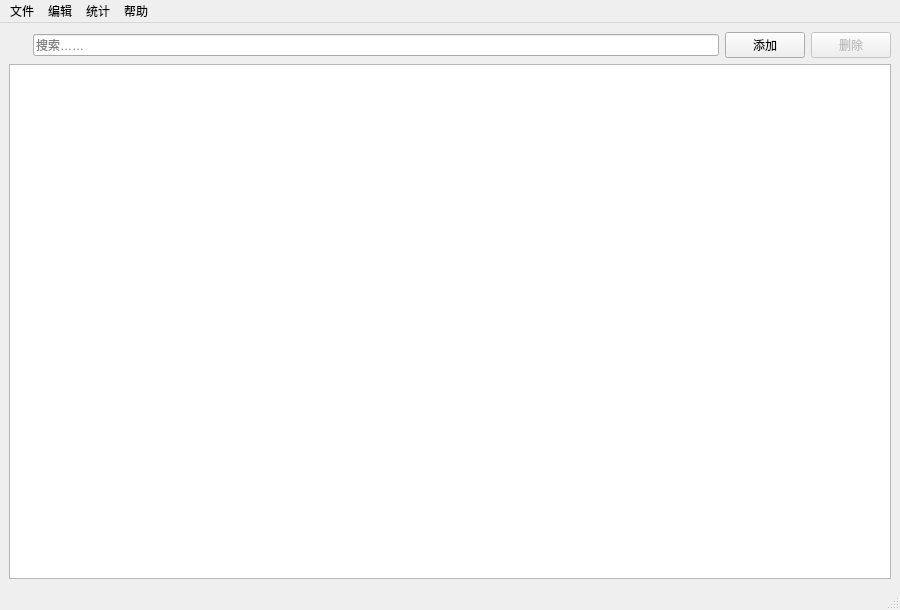
<?xml version="1.0" encoding="UTF-8"?>
<ui version="4.0">
 <class>MainWindow</class>
 <widget class="QMainWindow" name="MainWindow">
  <property name="geometry">
   <rect>
    <x>0</x>
    <y>0</y>
    <width>900</width>
    <height>610</height>
   </rect>
  </property>
  <property name="font">
   <font>
    <pointsize>9</pointsize>
   </font>
  </property>
  <property name="acceptDrops">
   <bool>true</bool>
  </property>
  <property name="windowTitle">
   <string>账本</string>
  </property>
  <property name="windowIcon">
   <iconset resource="res.qrc">
    <normaloff>:/images/icons/editor.png</normaloff>:/images/icons/editor.png</iconset>
  </property>
  <widget class="QWidget" name="centralwidget">
   <property name="acceptDrops">
    <bool>true</bool>
   </property>
   <layout class="QVBoxLayout" name="verticalLayout">
    <item>
     <layout class="QHBoxLayout" name="horizontalLayout">
      <item>
       <widget class="QLabel" name="labSearch">
        <property name="sizePolicy">
         <sizepolicy hsizetype="Maximum" vsizetype="Preferred">
          <horstretch>0</horstretch>
          <verstretch>0</verstretch>
         </sizepolicy>
        </property>
        <property name="minimumSize">
         <size>
          <width>18</width>
          <height>0</height>
         </size>
        </property>
        <property name="styleSheet">
         <string notr="true">image: url(:/images/icons/search.png);</string>
        </property>
        <property name="text">
         <string/>
        </property>
       </widget>
      </item>
      <item>
       <widget class="QLineEdit" name="searchEdit">
        <property name="sizePolicy">
         <sizepolicy hsizetype="Expanding" vsizetype="Fixed">
          <horstretch>0</horstretch>
          <verstretch>0</verstretch>
         </sizepolicy>
        </property>
        <property name="placeholderText">
         <string>搜索……</string>
        </property>
       </widget>
      </item>
      <item>
       <widget class="QPushButton" name="btnAddItem">
        <property name="sizePolicy">
         <sizepolicy hsizetype="Maximum" vsizetype="Fixed">
          <horstretch>0</horstretch>
          <verstretch>0</verstretch>
         </sizepolicy>
        </property>
        <property name="text">
         <string>添加</string>
        </property>
       </widget>
      </item>
      <item>
       <widget class="QPushButton" name="btnRemoveItem">
        <property name="enabled">
         <bool>false</bool>
        </property>
        <property name="sizePolicy">
         <sizepolicy hsizetype="Maximum" vsizetype="Fixed">
          <horstretch>0</horstretch>
          <verstretch>0</verstretch>
         </sizepolicy>
        </property>
        <property name="text">
         <string>删除</string>
        </property>
       </widget>
      </item>
     </layout>
    </item>
    <item>
     <widget class="QTableView" name="table">
      <property name="selectionMode">
       <enum>QAbstractItemView::ContiguousSelection</enum>
      </property>
     </widget>
    </item>
   </layout>
  </widget>
  <widget class="QMenuBar" name="menubar">
   <property name="geometry">
    <rect>
     <x>0</x>
     <y>0</y>
     <width>900</width>
     <height>22</height>
    </rect>
   </property>
   <widget class="QMenu" name="menu">
    <property name="title">
     <string>文件</string>
    </property>
    <addaction name="actFile_New"/>
    <addaction name="actFile_Open"/>
    <addaction name="actFile_Save"/>
    <addaction name="actFile_SaveAs"/>
   </widget>
   <widget class="QMenu" name="menu_2">
    <property name="title">
     <string>统计</string>
    </property>
    <addaction name="actStat_Show"/>
   </widget>
   <widget class="QMenu" name="menu_3">
    <property name="title">
     <string>帮助</string>
    </property>
    <addaction name="actHelp_About"/>
    <addaction name="actHelp_AboutQt"/>
   </widget>
   <widget class="QMenu" name="menu_4">
    <property name="title">
     <string>编辑</string>
    </property>
    <addaction name="actEdit_Add"/>
    <addaction name="actEdit_Remove"/>
   </widget>
   <addaction name="menu"/>
   <addaction name="menu_4"/>
   <addaction name="menu_2"/>
   <addaction name="menu_3"/>
  </widget>
  <widget class="QStatusBar" name="statusBar"/>
  <action name="actFile_Open">
   <property name="icon">
    <iconset resource="res.qrc">
     <normaloff>:/images/icons/open.png</normaloff>:/images/icons/open.png</iconset>
   </property>
   <property name="text">
    <string>打开</string>
   </property>
   <property name="shortcut">
    <string>Ctrl+O</string>
   </property>
  </action>
  <action name="actFile_Save">
   <property name="icon">
    <iconset resource="res.qrc">
     <normaloff>:/images/icons/save.png</normaloff>:/images/icons/save.png</iconset>
   </property>
   <property name="text">
    <string>保存</string>
   </property>
   <property name="shortcut">
    <string>Ctrl+S</string>
   </property>
  </action>
  <action name="actFile_SaveAs">
   <property name="icon">
    <iconset resource="res.qrc">
     <normaloff>:/images/icons/saveas.png</normaloff>:/images/icons/saveas.png</iconset>
   </property>
   <property name="text">
    <string>另存为</string>
   </property>
   <property name="shortcut">
    <string>Ctrl+Shift+S</string>
   </property>
  </action>
  <action name="actFile_New">
   <property name="icon">
    <iconset resource="res.qrc">
     <normaloff>:/images/icons/new.png</normaloff>:/images/icons/new.png</iconset>
   </property>
   <property name="text">
    <string>新建</string>
   </property>
   <property name="shortcut">
    <string>Ctrl+N</string>
   </property>
  </action>
  <action name="actHelp_About">
   <property name="icon">
    <iconset resource="res.qrc">
     <normaloff>:/images/icons/about.png</normaloff>:/images/icons/about.png</iconset>
   </property>
   <property name="text">
    <string>关于</string>
   </property>
   <property name="shortcut">
    <string>Ctrl+H</string>
   </property>
  </action>
  <action name="actHelp_AboutQt">
   <property name="icon">
    <iconset resource="res.qrc">
     <normaloff>:/images/icons/about.png</normaloff>:/images/icons/about.png</iconset>
   </property>
   <property name="text">
    <string>关于Qt</string>
   </property>
   <property name="shortcut">
    <string>Ctrl+Shift+H</string>
   </property>
  </action>
  <action name="actStat_Show">
   <property name="icon">
    <iconset resource="res.qrc">
     <normaloff>:/images/icons/statistics.png</normaloff>:/images/icons/statistics.png</iconset>
   </property>
   <property name="text">
    <string>显示统计</string>
   </property>
   <property name="shortcut">
    <string>Ctrl+L</string>
   </property>
  </action>
  <action name="actEdit_Add">
   <property name="icon">
    <iconset resource="res.qrc">
     <normaloff>:/images/icons/add.png</normaloff>:/images/icons/add.png</iconset>
   </property>
   <property name="text">
    <string>添加</string>
   </property>
  </action>
  <action name="actEdit_Remove">
   <property name="icon">
    <iconset resource="res.qrc">
     <normaloff>:/images/icons/delete.png</normaloff>:/images/icons/delete.png</iconset>
   </property>
   <property name="text">
    <string>删除</string>
   </property>
   <property name="shortcut">
    <string>Del</string>
   </property>
  </action>
 </widget>
 <resources>
  <include location="res.qrc"/>
 </resources>
 <connections>
  <connection>
   <sender>btnAddItem</sender>
   <signal>clicked()</signal>
   <receiver>actEdit_Add</receiver>
   <slot>trigger()</slot>
   <hints>
    <hint type="sourcelabel">
     <x>771</x>
     <y>43</y>
    </hint>
    <hint type="destinationlabel">
     <x>-1</x>
     <y>-1</y>
    </hint>
   </hints>
  </connection>
  <connection>
   <sender>btnRemoveItem</sender>
   <signal>clicked()</signal>
   <receiver>actEdit_Remove</receiver>
   <slot>trigger()</slot>
   <hints>
    <hint type="sourcelabel">
     <x>852</x>
     <y>43</y>
    </hint>
    <hint type="destinationlabel">
     <x>-1</x>
     <y>-1</y>
    </hint>
   </hints>
  </connection>
  <connection>
   <sender>actEdit_Remove</sender>
   <signal>enabledChanged(bool)</signal>
   <receiver>btnRemoveItem</receiver>
   <slot>setEnabled(bool)</slot>
   <hints>
    <hint type="sourcelabel">
     <x>-1</x>
     <y>-1</y>
    </hint>
    <hint type="destinationlabel">
     <x>852</x>
     <y>43</y>
    </hint>
   </hints>
  </connection>
 </connections>
</ui>
